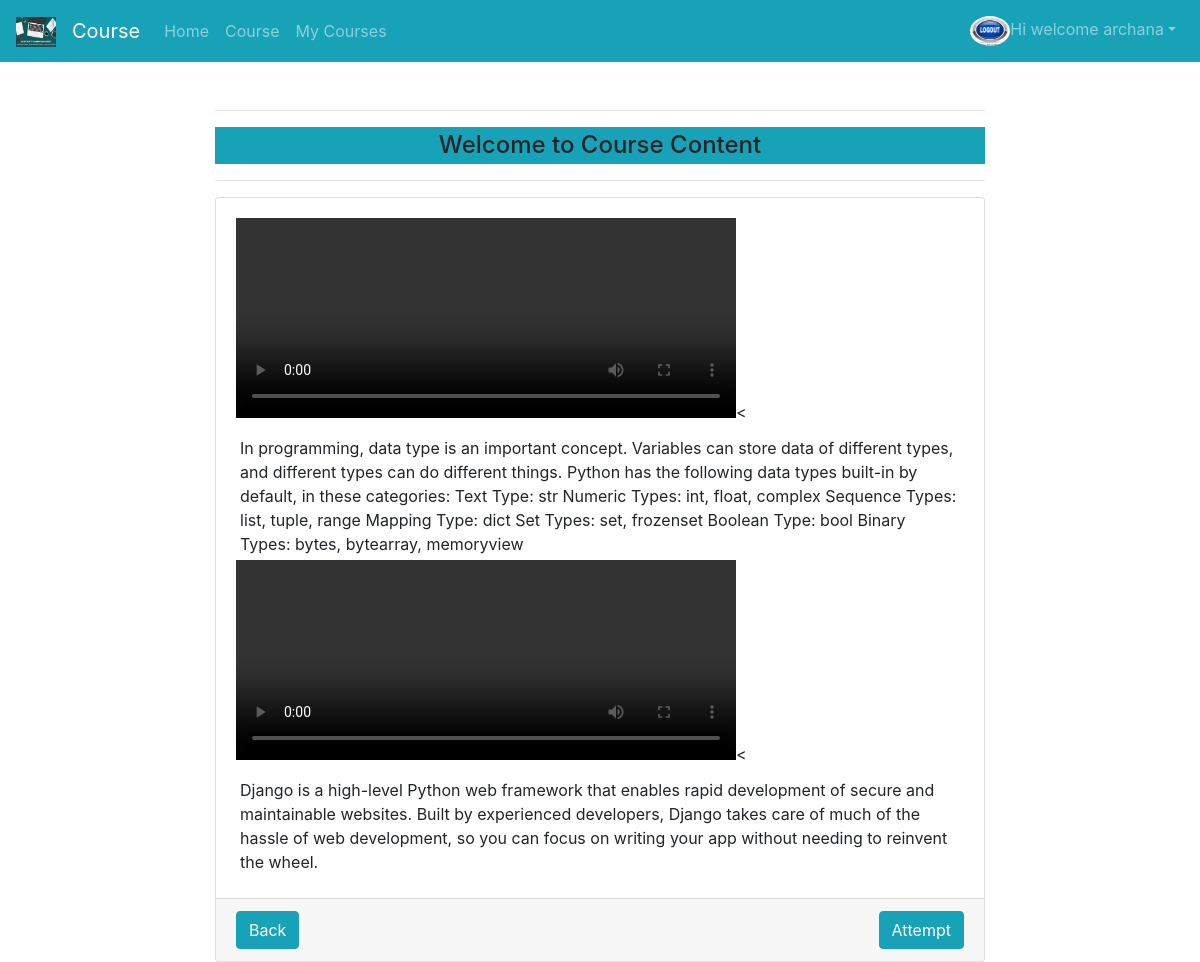
The page /Content (signed in) on the database its author committed.
### course/models.py (models this page shows, shortened)
class Course_Content(models.Model):
 	user = models.ForeignKey(User,on_delete=models.CASCADE,null=True)
 	video = models.FileField(upload_to='course_videos/')
 	theory = models.TextField(null=True)

### course/views.py (the view)
# urls.py: path('Content',views.Content,name='Content')
def Content(request):
    content = Course_Content.objects.all()
    return render(request,'mycourse/content.html',{'content':content})

### course/templates/mycourse/content.html (shortened to what this page needs)
{% extends 'mycourse/base.html' %}
{% block content %}
<div class="container mt-5 col-md-8">
	<hr><h4 class="text-center p-1 border-rounded bg-info">Welcome to Course Content</h4><hr>
	<div class="card">
		<div class="card-body">
		{% for data in content %}
		<div><video width="500" height="200" controls><source src="{{ video.video.url }}" type="video/mp4"></video><
		</div>
		<div class="p-1 mt-2">{{data.theory}}</div>
		{% endfor %}
		</div>
		<div class="card-footer">
			<button class="btn btn-info float-right"><a href="" class="text-white">Attempt</button></a>
			<button class="btn btn-info float-left text-center"><a href="{% url 'course' %}" class="text-white">Back</button></a>
		</div>
	</div>
</div>
{% endblock content %}

### course/templates/mycourse/base.html (shortened to what this page needs)
{% load static %}
<!DOCTYPE html>
<html>
    <head>
        <link rel="stylesheet" href="https://maxcdn.bootstrapcdn.com/bootstrap/4.5.2/css/bootstrap.min.css">
    </head>
    <body>
        {% include 'mycourse/navbar.html' %}
        {% block content %}
        {% endblock %}
    </body>
</html>

### course/templates/mycourse/navbar.html (shortened to what this page needs)
{% load static %}
  <nav class="navbar navbar-expand-lg navbar-dark bg-info">
    <a class="navbar-brand" href="{% url 'home' %}">
      <img src="{% static 'images/logo.png' %}" alt="logo" style="width:40px; height: 30px">
    </a>
    <a class="navbar-brand" href="{% url 'home' %}">Course</a>
    <div class="collapse navbar-collapse" id="collapsibleNavbar">
    <ul class="navbar-nav">
      {% if  not user.is_authenticated %}
      <li class="nav-item">
        <a class="nav-link" href="{% url 'home' %}">Home</a>
      </li>
      <li class="nav-item">
        <a class="nav-link" href="{% url 'course' %}">Course</a>
      </li>
      <li class="nav-item">
        <a class="nav-link" href="{% url 'register' %}">Register</a>
      </li>
      {% else %}
      <li class="nav-item">
        <a class="nav-link" href="{% url 'home' %}">Home</a>
      </li>
      <li class="nav-item">
        <a class="nav-link" href="{% url 'course' %}">Course</a>
      </li>
      <li class="nav-item">
        <a class="nav-link" href="{% url 'mycourses' %}">My Courses</a>
      </li>
      {% endif %}
    </ul>
    <ul class="navbar-nav ml-auto" >
      {% if not user.is_authenticated %}
      <li class="nav-item">
        <a class="nav-link" href="{% url 'login' %}">Login</a>
      </li>
      {% else %}
      <li class="dropdown">
        <a type="button" class="nav-link dropdown-toggle" data-toggle="dropdown"><img src="{% static 'images/logoutlogo.png' %}" height="30px" width="40px" class="rounded-circle">Hi welcome {{user.username}}</a>
      </div>
      {% endif %}
</nav>

### rows shown on the page
Course_Content: theory "In programming, data type is an important concept. Variables can store data of different types, and different types can do different things. Python has the following data types built-in by default, in these categories: Text Type: str Numeric Types: int, float, complex Sequence Types: list, tuple, range Mapping Type: dict Set Types: set, frozenset Boolean Type: bool Binary Types: bytes, bytearray, memoryview"
Course_Content: theory "Django is a high-level Python web framework that enables rapid development of secure and maintainable websites. Built by experienced developers, Django takes care of much of the hassle of web development, so you can focus on writing your app without needing to reinvent the wheel."

### other values the page prints
{{ user.username }} "archana"
